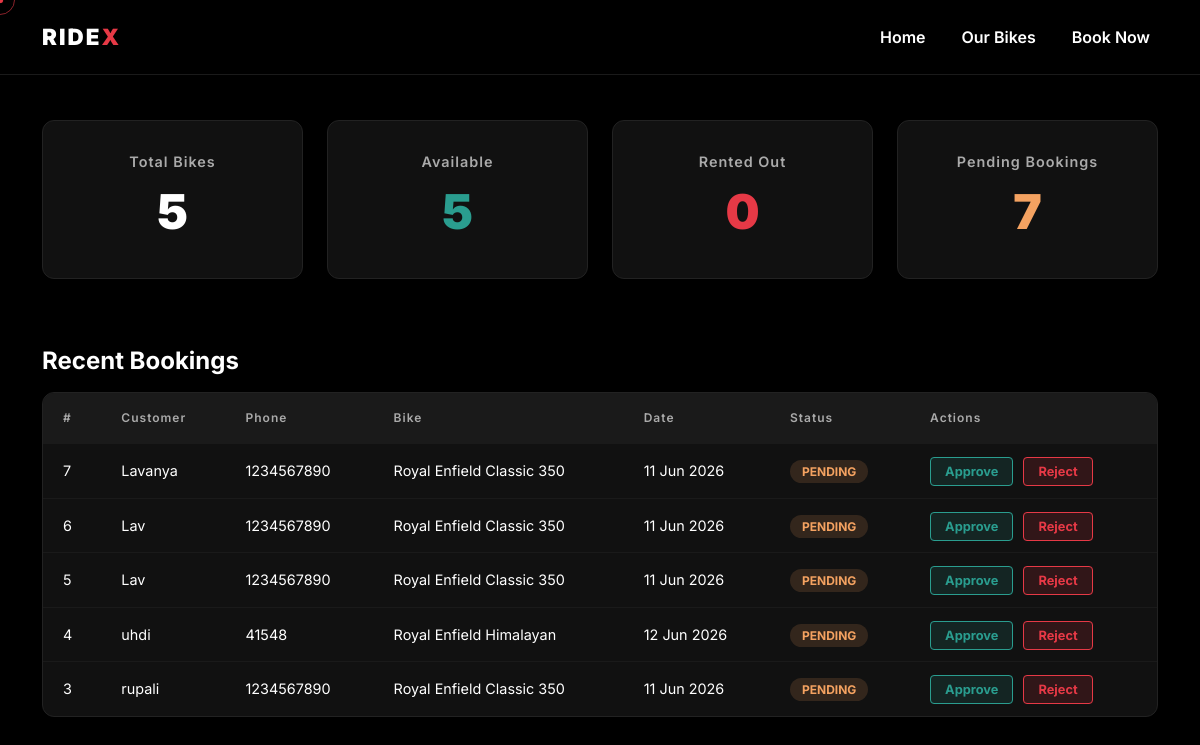
The app's page /admin/dashboard (signed in), older data.
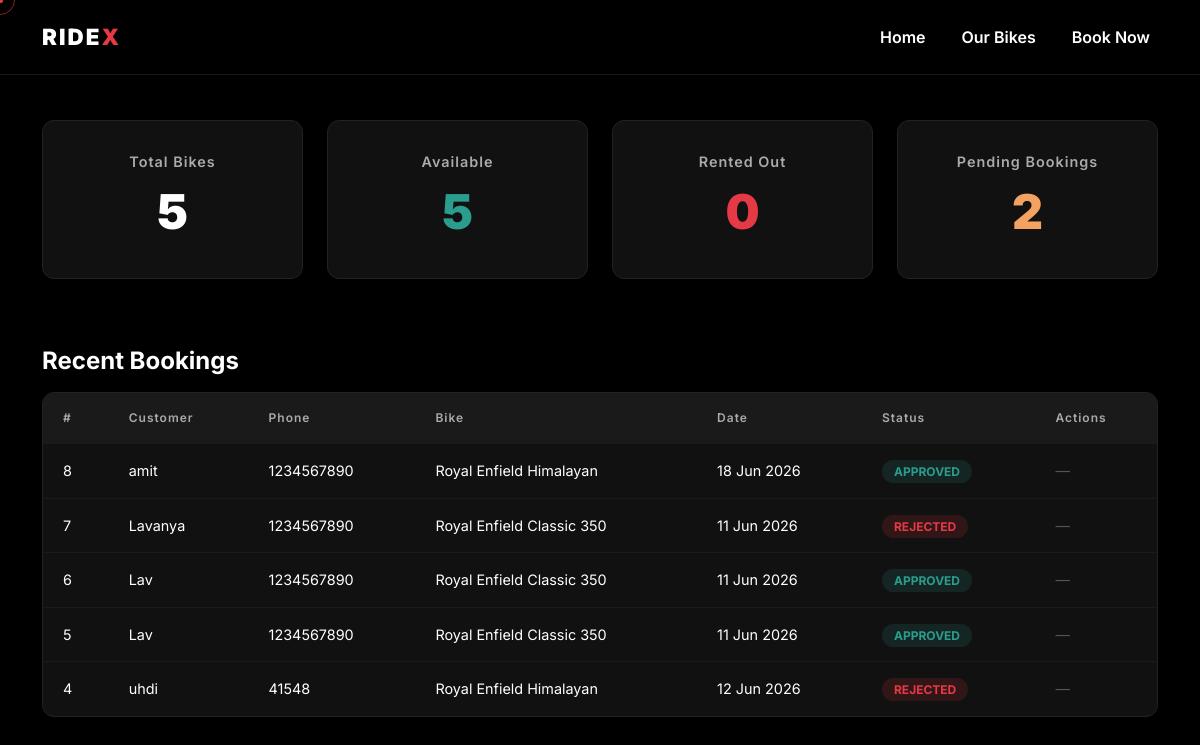
The same page, newer data.
### app.py (models this page shows)
class Booking(db.Model):
    id = db.Column(db.Integer, primary_key=True)
    bike_id = db.Column(db.Integer, db.ForeignKey('bike.id'), nullable=False)
    customer_name = db.Column(db.String(100), nullable=False)
    customer_phone = db.Column(db.String(15), nullable=False)
    booking_date = db.Column(db.DateTime, nullable=False)
    status = db.Column(db.String(20), default='pending')
    bike = db.relationship('Bike', backref='bookings')

class Bike(db.Model):
    id = db.Column(db.Integer, primary_key=True)
    name = db.Column(db.String(100), nullable=False)
    engine_cc = db.Column(db.Integer, nullable=False)
    price_per_day = db.Column(db.Float, nullable=False)
    is_available = db.Column(db.Boolean, default=True)
    image_file = db.Column(db.String(100), default='default_bike.jpg')

### app.py (the view)
@app.route('/admin/dashboard')
@login_required
def admin_dashboard():
    total_bikes = Bike.query.count()
    available_bikes = Bike.query.filter_by(is_available=True).count()
    rented_bikes = Bike.query.filter_by(is_available=False).count()
    pending_bookings = Booking.query.filter_by(status='pending').count()
    recent_bookings = Booking.query.order_by(Booking.id.desc()).limit(5).all()
    return render_template('admin/dashboard.html',
        total_bikes=total_bikes,
        available_bikes=available_bikes,
        rented_bikes=rented_bikes,
        pending_bookings=pending_bookings,
        recent_bookings=recent_bookings
    )

### app.py (called while the page is built)
def login_required(f):
    @wraps(f)
    def decorated_function(*args, **kwargs):
        if 'admin_logged_in' not in session:
            return redirect(url_for('admin_login'))
        return f(*args, **kwargs)
    return decorated_function

### templates/admin/dashboard.html
{% extends 'base.html' %}
{% block content %}
<section class="admin-dashboard-section" style="padding-top: 120px;">
    <div class="container">
        <div class="row mb-5">
            <div class="col-md-3">
                <div class="stat-card">
                    <p class="stat-label">Total Bikes</p>
                    <h2 class="stat-number">{{ total_bikes }}</h2>
                </div>
            </div>
            <div class="col-md-3">
                <div class="stat-card">
                    <p class="stat-label">Available</p>
                    <h2 class="stat-number" style="color:#2a9d8f">{{ available_bikes }}</h2>
                </div>
            </div>
            <div class="col-md-3">
                <div class="stat-card">
                    <p class="stat-label">Rented Out</p>
                    <h2 class="stat-number" style="color:#e63946">{{ rented_bikes }}</h2>
                </div>
            </div>
            <div class="col-md-3">
                <div class="stat-card">
                    <p class="stat-label">Pending Bookings</p>
                    <h2 class="stat-number" style="color:#f4a261">{{ pending_bookings }}</h2>
                </div>
            </div>
        </div>
        <h4 class="mb-3" style="font-weight:700">Recent Bookings</h4>
        <div class="admin-table-wrapper">
            <table class="admin-table">
                <thead>
                    <tr>
                        <th>#</th>
                        <th>Customer</th>
                        <th>Phone</th>
                        <th>Bike</th>
                        <th>Date</th>
                        <th>Status</th>
                        <th>Actions</th>
                    </tr>
                </thead>
                <tbody>
                    {% for booking in recent_bookings %}
                    <tr>
                        <td>{{ booking.id }}</td>
                        <td>{{ booking.customer_name }}</td>
                        <td>{{ booking.customer_phone }}</td>
                        <td>{{ booking.bike.name }}</td>
                        <td>{{ booking.booking_date.strftime('%d %b %Y') }}</td>
                        <td>
                            <span class="status-badge {{ booking.status }}">
                                {{ booking.status.upper() }}
                            </span>
                        </td>
                        <td>
                            {% if booking.status == 'pending' %}
                            <a href="{{ url_for('approve_booking', booking_id=booking.id) }}" class="action-btn approve">Approve</a>
                            <a href="{{ url_for('reject_booking', booking_id=booking.id) }}" class="action-btn reject">Reject</a>
                            {% else %}
                            <span style="color:#555">—</span>
                            {% endif %}
                        </td>
                    </tr>
                    {% endfor %}
                </tbody>
            </table>
        </div>
    </div>
</section>
{% endblock %}

### templates/base.html (shortened to what this page needs)
<!DOCTYPE html>
<html lang="en">
<head>
    <link href="https://cdn.jsdelivr.net/npm/bootstrap@5.3.0/dist/css/bootstrap.min.css" rel="stylesheet">
    <link href="https://unpkg.com/aos@2.3.1/dist/aos.css" rel="stylesheet">
    <link rel="stylesheet" href="{{ url_for('static', filename='css/style.css') }}">
    <link rel="stylesheet" href="https://cdn.jsdelivr.net/npm/bootstrap-icons@1.11.0/font/bootstrap-icons.css">
</head>
<div class="cursor-ring"></div>
<body>
    <nav class="navbar navbar-expand-lg fixed-top">
        <div class="container">
            <a class="navbar-brand" href="/">RIDE<span>X</span></a>
            <div class="collapse navbar-collapse" id="navbarNav">
                <ul class="navbar-nav ms-auto">
                    <li class="nav-item"><a class="nav-link" href="/">Home</a></li>
                    <li class="nav-item"><a class="nav-link" href="/bikes">Our Bikes</a></li>
                    <li class="nav-item"><a class="nav-link" href="/booking">Book Now</a></li>
                </ul>
            </div>
        </div>
    </nav>
    {% block content %}{% endblock %}
</body>
</html>

### static/css/style.css (style rules this page uses)
* { margin: 0; padding: 0; box-sizing: border-box; }
body { background-color: #000000; color: #ffffff; font-family: 'Inter', sans-serif; }
* { cursor: none; }
.cursor-ring { width: 30px; height: 30px; border: 1.5px solid rgba(230, 57, 70, 0.6); border-radius: 50%; position: fixed; pointer-events: none; z-index: 9998; transform: translate(-50%, -50%); transition: width 0.2s, height 0.2s, border-color 0.2s; }
.navbar { background: rgba(0, 0, 0, 0.75) !important; border-bottom: 1px solid #1a1a1a; padding: 15px 0; backdrop-filter: blur(30px); }
.navbar-brand { font-size: 1.4rem; font-weight: 900; color: #ffffff !important; letter-spacing: 2px; }
.navbar-brand span { color: #e63946; }
.nav-link { color: #ffffff !important; margin-left: 20px; font-weight: 600; transition: color 0.3s ease; }
.stat-card { background-color: #111111; border: 1px solid #222; border-radius: 12px; padding: 30px; text-align: center; margin-bottom: 20px; }
.stat-label { color: #aaaaaa; font-size: 0.9rem; font-weight: 600; letter-spacing: 1px; margin-bottom: 10px; }
.stat-number { font-size: 3rem; font-weight: 900; }
.admin-table-wrapper { background: #111; border: 1px solid #222; border-radius: 12px; overflow: hidden; }
.admin-table { width: 100%; border-collapse: collapse; }
.admin-table th { background: #1a1a1a; color: #aaa; font-size: 0.75rem; letter-spacing: 1px; padding: 16px 20px; text-align: left; font-weight: 600; }
.admin-table td { padding: 16px 20px; border-top: 1px solid #1a1a1a; color: #fff; font-size: 0.9rem; }
.status-badge { padding: 4px 12px; border-radius: 20px; font-size: 0.75rem; font-weight: 700; }
.status-badge.approved { background: rgba(42, 157, 143, 0.15); color: #2a9d8f; }
.status-badge.rejected { background: rgba(230, 57, 70, 0.15); color: #e63946; }

Row changes from the older to the newer data that the page shows:
no longer on this page (row edited): Booking: id "3", customer_name "rupali", customer_phone "1234567890", bike.name "Royal Enfield Classic 350", booking_date "11 Jun 2026", status "PENDING"
added Booking: id "8", customer_name "amit", customer_phone "1234567890", bike.name "Royal Enfield Himalayan", booking_date "18 Jun 2026", status "APPROVED"
changed Booking "Lavanya": status "PENDING" → "REJECTED"; status "Approve Reject" → "—"
changed Booking id 6: status "PENDING" → "APPROVED"; status "Approve Reject" → "—"
changed Booking id 5: status "PENDING" → "APPROVED"; status "Approve Reject" → "—"
changed Booking "uhdi": status "PENDING" → "REJECTED"; status "Approve Reject" → "—"
Text that changed along with them:
{{ pending_bookings }}: "7" → "2"
